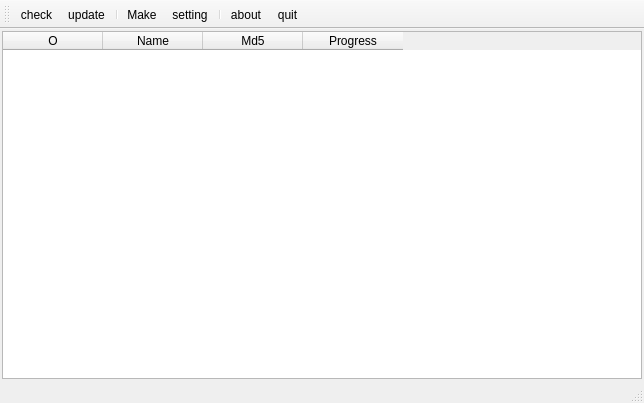
<?xml version="1.0" encoding="UTF-8"?>
<ui version="4.0">
 <class>rms_updateClass</class>
 <widget class="QMainWindow" name="rms_updateClass">
  <property name="geometry">
   <rect>
    <x>0</x>
    <y>0</y>
    <width>644</width>
    <height>403</height>
   </rect>
  </property>
  <property name="windowTitle">
   <string>rms_update</string>
  </property>
  <widget class="QWidget" name="centralWidget">
   <layout class="QGridLayout" name="gridLayout">
    <property name="margin">
     <number>2</number>
    </property>
    <item row="0" column="0">
     <widget class="QTableWidget" name="tableWidget">
      <property name="font">
       <font>
        <weight>50</weight>
        <bold>false</bold>
       </font>
      </property>
      <column>
       <property name="text">
        <string>O</string>
       </property>
      </column>
      <column>
       <property name="text">
        <string>Name</string>
       </property>
      </column>
      <column>
       <property name="text">
        <string>Md5</string>
       </property>
      </column>
      <column>
       <property name="text">
        <string>Progress</string>
       </property>
      </column>
     </widget>
    </item>
   </layout>
  </widget>
  <widget class="QToolBar" name="mainToolBar">
   <property name="iconSize">
    <size>
     <width>32</width>
     <height>32</height>
    </size>
   </property>
   <attribute name="toolBarArea">
    <enum>TopToolBarArea</enum>
   </attribute>
   <attribute name="toolBarBreak">
    <bool>false</bool>
   </attribute>
   <addaction name="actionCheck"/>
   <addaction name="actionUpdate"/>
   <addaction name="separator"/>
   <addaction name="actionMake"/>
   <addaction name="actionSetting"/>
   <addaction name="separator"/>
   <addaction name="actionAbout"/>
   <addaction name="actionQuit"/>
  </widget>
  <widget class="QStatusBar" name="statusBar"/>
  <action name="actionCheck">
   <property name="icon">
    <iconset resource="rms_update.qrc">
     <normaloff>:/images/check.png</normaloff>:/images/check.png</iconset>
   </property>
   <property name="text">
    <string>check</string>
   </property>
   <property name="toolTip">
    <string>check update package</string>
   </property>
  </action>
  <action name="actionUpdate">
   <property name="icon">
    <iconset resource="rms_update.qrc">
     <normaloff>:/images/update.png</normaloff>:/images/update.png</iconset>
   </property>
   <property name="text">
    <string>update</string>
   </property>
   <property name="toolTip">
    <string>update package</string>
   </property>
  </action>
  <action name="actionMake">
   <property name="icon">
    <iconset resource="rms_update.qrc">
     <normaloff>:/images/xml.png</normaloff>:/images/xml.png</iconset>
   </property>
   <property name="text">
    <string>Make</string>
   </property>
   <property name="toolTip">
    <string>make update plist </string>
   </property>
  </action>
  <action name="actionQuit">
   <property name="icon">
    <iconset resource="rms_update.qrc">
     <normaloff>:/images/quit.png</normaloff>:/images/quit.png</iconset>
   </property>
   <property name="text">
    <string>quit</string>
   </property>
  </action>
  <action name="actionSetting">
   <property name="icon">
    <iconset resource="rms_update.qrc">
     <normaloff>:/images/setting.png</normaloff>:/images/setting.png</iconset>
   </property>
   <property name="text">
    <string>setting</string>
   </property>
   <property name="toolTip">
    <string>setting</string>
   </property>
  </action>
  <action name="actionAbout">
   <property name="icon">
    <iconset resource="rms_update.qrc">
     <normaloff>:/images/about.png</normaloff>:/images/about.png</iconset>
   </property>
   <property name="text">
    <string>about</string>
   </property>
   <property name="toolTip">
    <string>about us...</string>
   </property>
  </action>
 </widget>
 <layoutdefault spacing="6" margin="11"/>
 <resources>
  <include location="rms_update.qrc"/>
 </resources>
 <connections/>
</ui>
